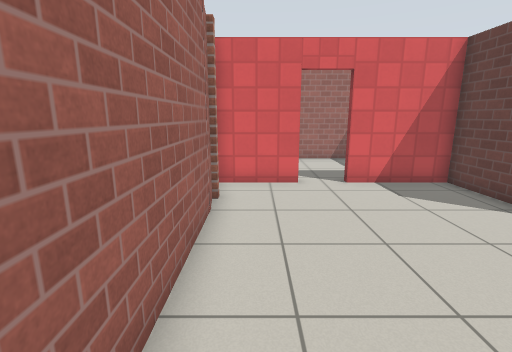
view 1 (above)

16 first-person views from a walk through a Gazebo world. The camera is 1.2 m above the floor, tilts 12° down and sees 85° across. The floor is counted in squares, 0.5 m on a side. Each view is taken from the middle of a square. On the plan, view 1 faces up. The plan holds only what a view shows up to about 18 squares ahead; the rest is blank. Gazebo's built-in surfaces are drawn with simple patterns.

view 2
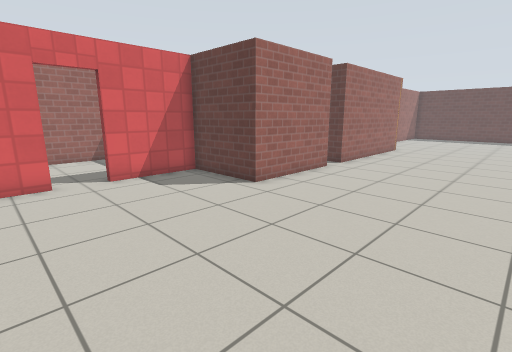

view 3
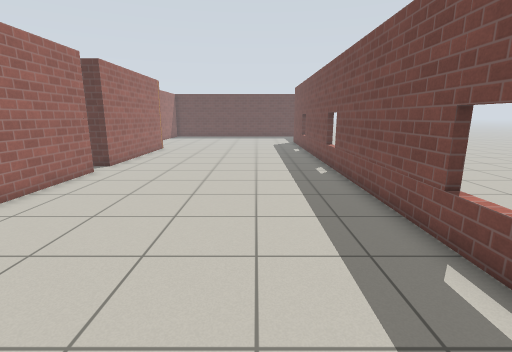

view 4
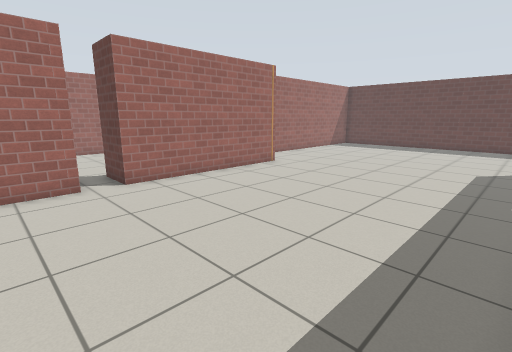

view 5
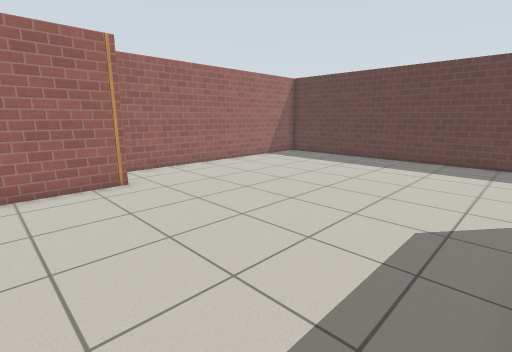

view 6
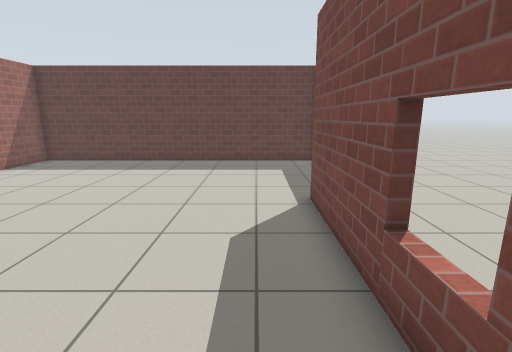

view 7
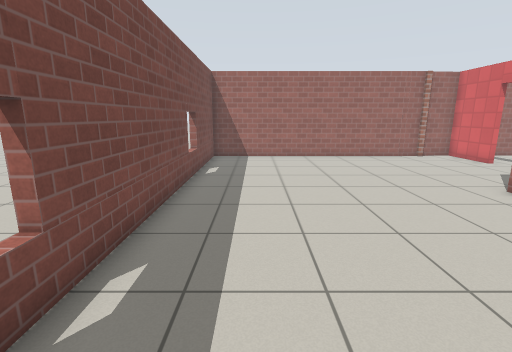

view 8
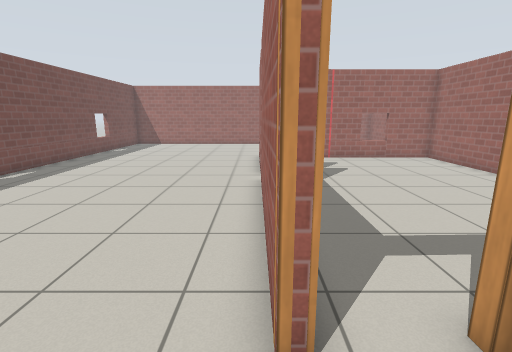

view 9
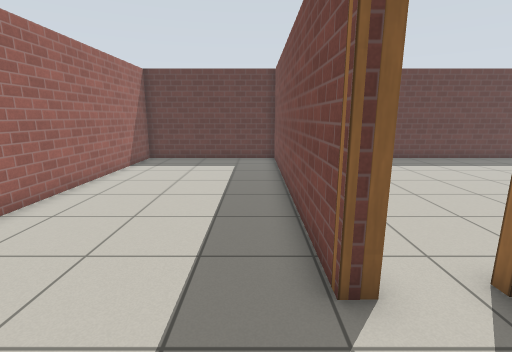

view 10
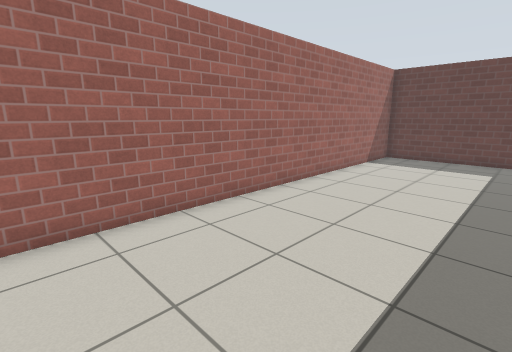

view 11
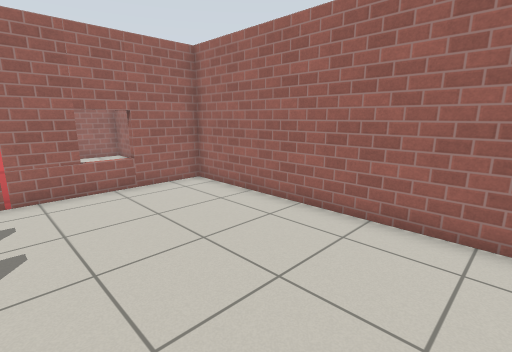

view 12
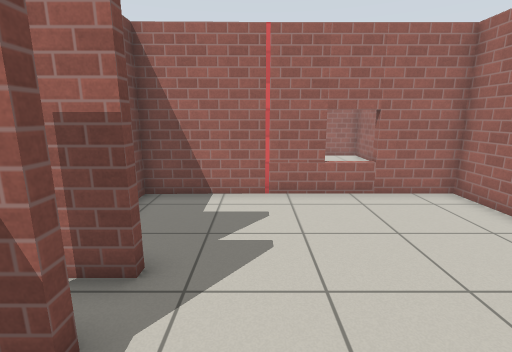

view 13
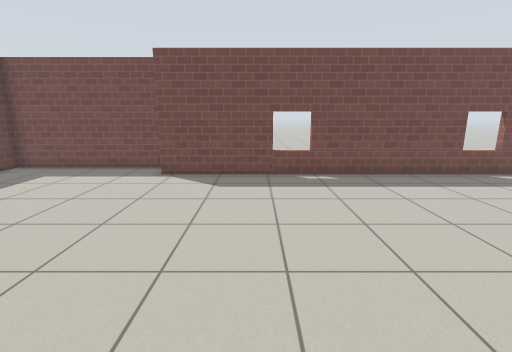

view 14
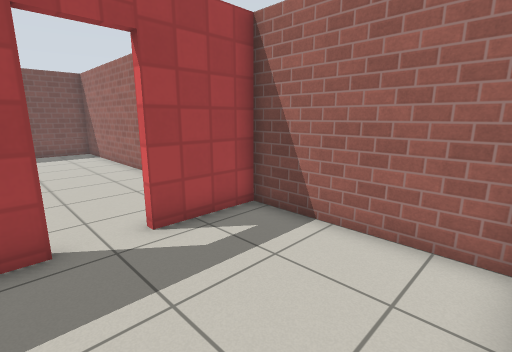

view 15
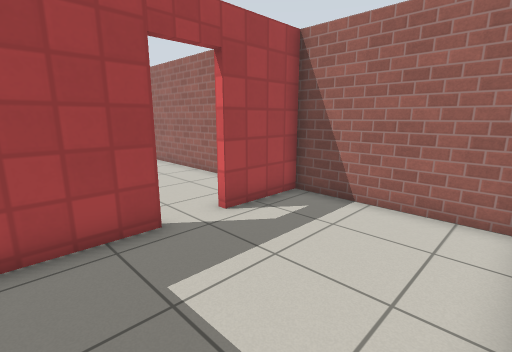

view 16
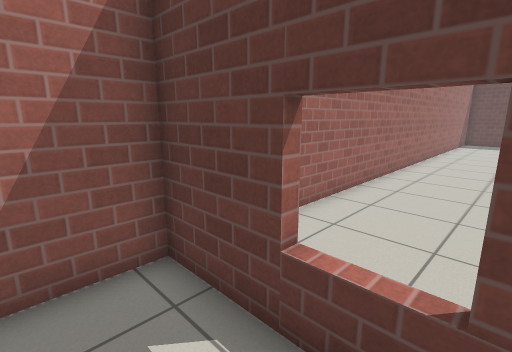

### Floor plan
Key: @ floor where view 1 was taken; # wall or solid block; . floor; D open door; = window, fence, low wall or low ledge.
Columns run from 2 left of view 1 to 35 right of it. Each row starts with its distance up from view 1.
 17 ######################################
 16 #........#...........................#
 15 #........#...........................#
 14 #........#...........................#
 13 #........=...........................#
 12 #........#...........................#
 11 #........#...........................#
 10 ####DD####...........................#
  9 #........#..............##############
  8 ##.......#....#.#......DD............#
  7  #.......#....#.#   ...DD............#
  6  #.......######.########.............#
  5  #...................................#
  4  #...................................#
  3  #...................................#
  2  #...................................#
  1  #...................................#
  0  #@..................................#
 -1  #...................................#
 -2  #...................................#
 -3  #...................................#
 -4  #...................................#
 -5  #####=#########=######==#####.......#
 -6                          ....#.......#
 -7                          ....#########

Where each view was taken, in squares from view 1:
view 1: 0 up, 0 right, facing up
view 2: 1 down, 0 right, facing up-right
view 3: 1 down, 0 right, facing right
view 4: 4 down, 10 right, facing up-right
view 5: 4 down, 18 right, facing up-right
view 6: 3 down, 19 right, facing right
view 7: 2 down, 16 right, facing left
view 8: 6 up, 24 right, facing left
view 9: 10 up, 18 right, facing right
view 10: 10 up, 17 right, facing up-right
view 11: 10 up, 17 right, facing up-left
view 12: 10 up, 16 right, facing left
view 13: 7 up, 23 right, facing down
view 14: 16 up, 4 right, facing down-left
view 15: 16 up, 6 right, facing down-left
view 16: 12 up, 5 right, facing up-right
